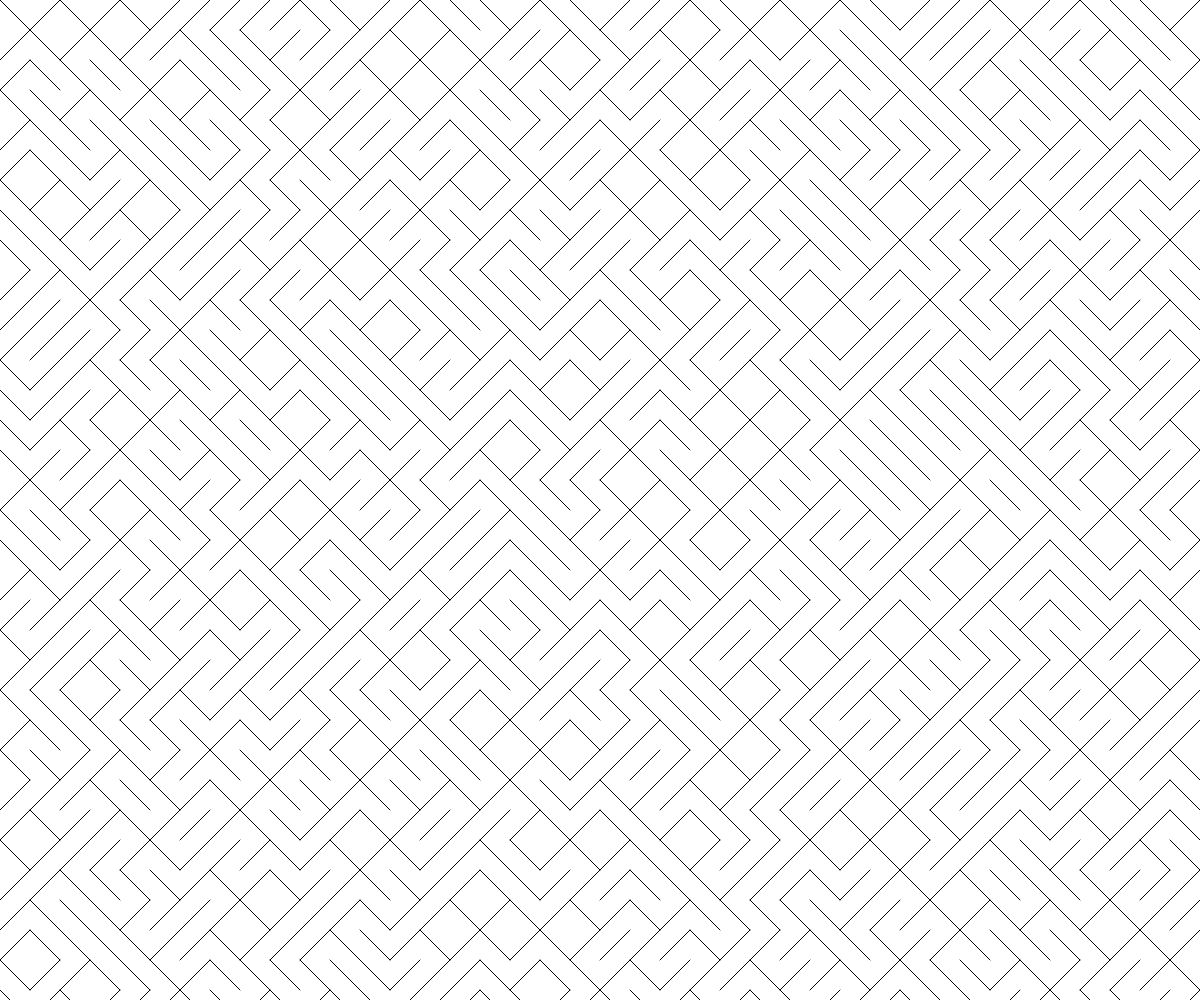
Frame 1 (no input)
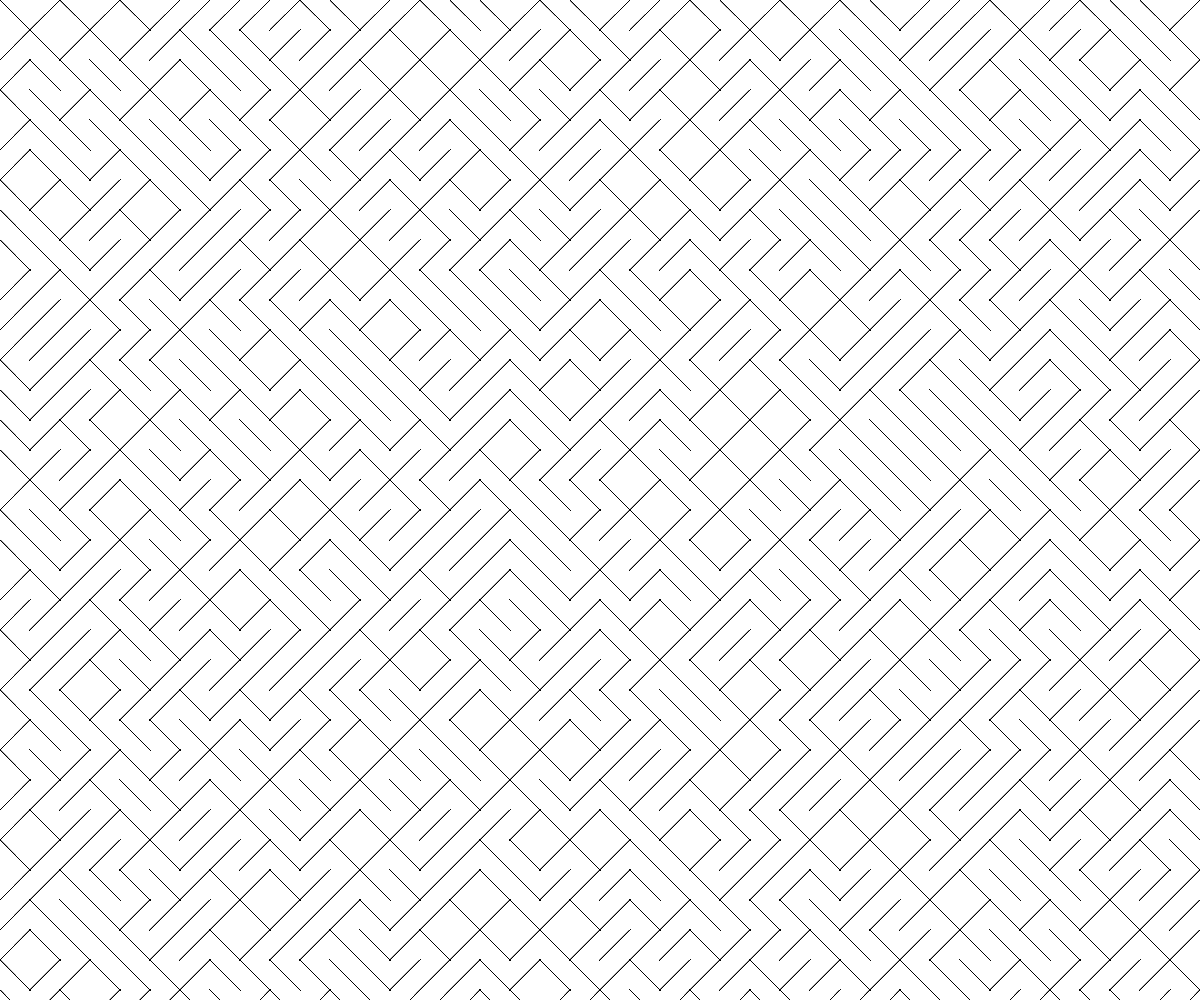
Frame 60 (no input)
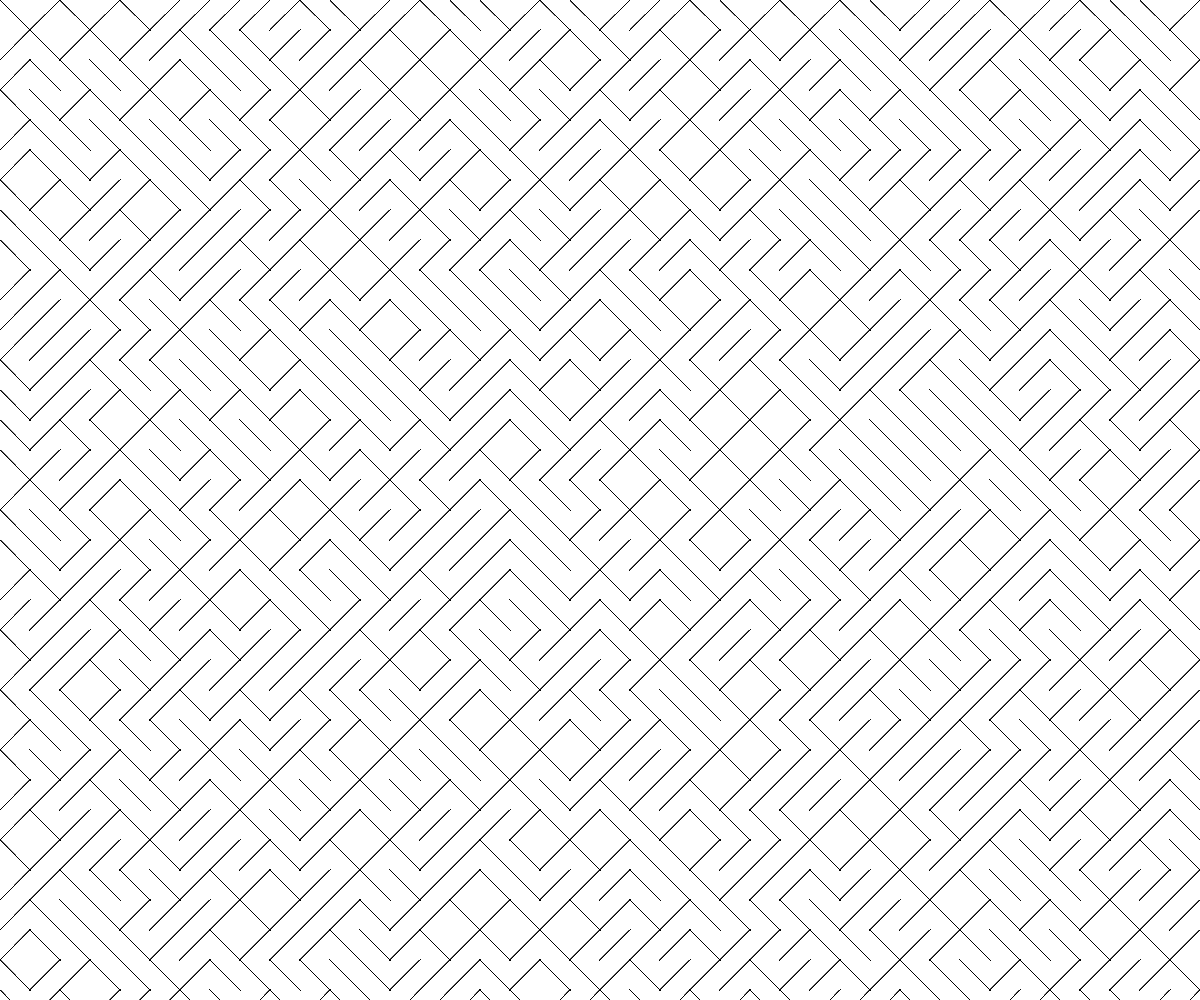
Frame 120 (the mouse pressed at the canvas centre since frame 60)

The p5.js sketch that drew these frames (run headless with seeded random() and noise() and a simulated clock; from frame 60 on, the mouse is pressed at the canvas centre):

// p5.js sketch
// ── sketch.js
// Generative Art Demo
// March 15th

let tileSize = 30;
let theTiles = [];

function setup() {
  createCanvas(windowWidth, windowHeight);

  for (let y = 0; y < height; y += tileSize) {
    for (let x = 0; x < width; x += tileSize) {
      let someTile = spawnTile(x + tileSize / 2, y + tileSize / 2);
      theTiles.push(someTile);
    }
  }
}

function draw() {
  // background(0);
  // fill("white");

  for (let someTile of theTiles) {
    line(someTile.x1, someTile.y1, someTile.x2, someTile.y2);
  }
}

function spawnTile(x, y) {
  let choice = random(100);
  let tile;
  let x1;
  let y1;
  let x2;
  let y2;

  if (choice > 49) {
    //negative slope
    tile = {
      x1: x - tileSize / 2,
      y1: y - tileSize / 2,
      x2: x + tileSize / 2,
      y2: y + tileSize / 2,
    };
  }
  else {
    // positive slope
    tile = {
      x1: x - tileSize / 2,
      y1: y + tileSize / 2,
      x2: x + tileSize / 2,
      y2: y - tileSize / 2,
    };
  }
  return tile;
}
